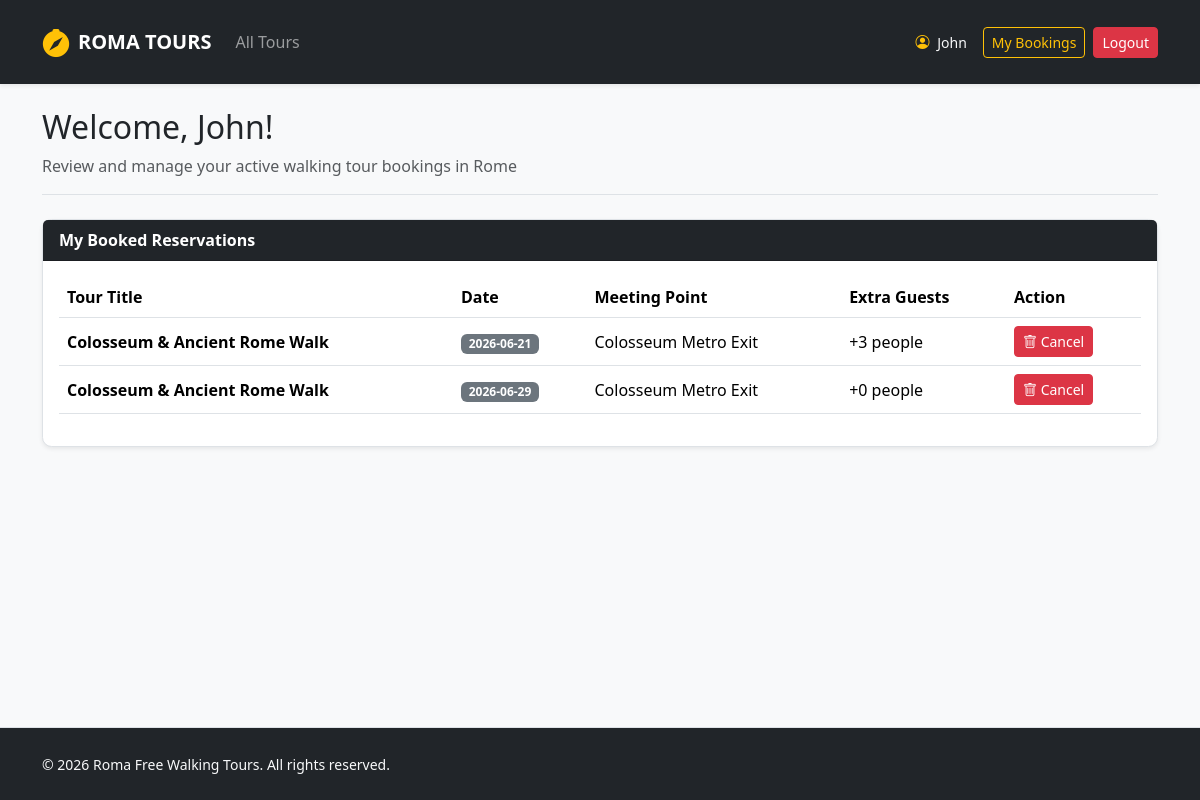
/participant/profile (signed in), run on an earlier commit of the app's database.
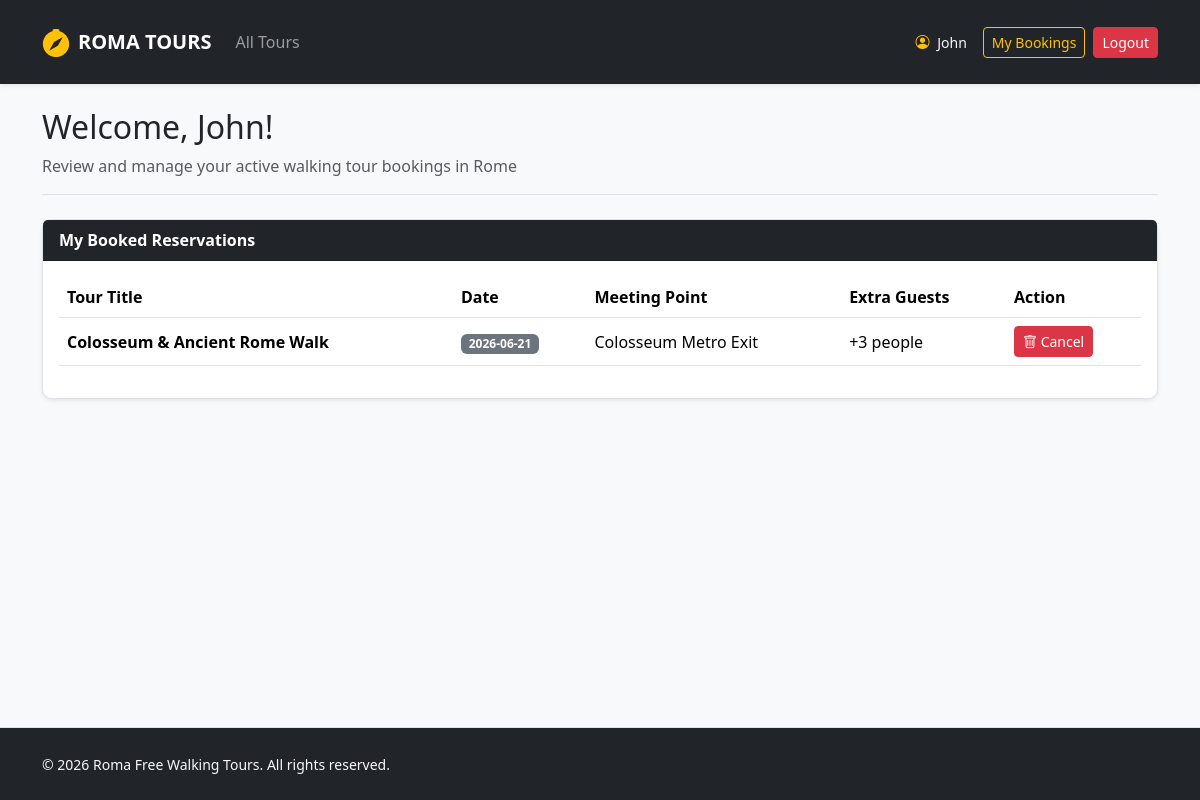
And on a later commit of the database.
### tables this page shows
CREATE TABLE users (
            id INTEGER PRIMARY KEY AUTOINCREMENT,
            name TEXT NOT NULL,
            surname TEXT NOT NULL,
            email TEXT UNIQUE NOT NULL,
            password TEXT NOT NULL,
            role TEXT CHECK(role IN ('guide', 'participant', 'administrator')) NOT NULL,
            languages TEXT
        );

CREATE TABLE reservations (
            id INTEGER PRIMARY KEY AUTOINCREMENT,
            tour_id INTEGER NOT NULL,
            participant_id INTEGER NOT NULL,
            tour_date TEXT NOT NULL,
            additional_count INTEGER DEFAULT 0,
            additional_names TEXT,
            FOREIGN KEY (tour_id) REFERENCES tours(id) ON DELETE CASCADE,
            FOREIGN KEY (participant_id) REFERENCES users(id) ON DELETE CASCADE
        );

CREATE TABLE tours (
            id INTEGER PRIMARY KEY AUTOINCREMENT,
            guide_id INTEGER NOT NULL,
            title TEXT NOT NULL,
            meeting_point TEXT NOT NULL,
            duration INTEGER NOT NULL,
            language TEXT NOT NULL,
            max_participants INTEGER NOT NULL,
            description TEXT NOT NULL,
            stops TEXT NOT NULL,
            photos TEXT NOT NULL,
            FOREIGN KEY (guide_id) REFERENCES users(id) ON DELETE CASCADE
        );

### routes/auth_routes.py (the view)
@auth_bp.route("/participant/profile")
@login_required
@participant_required
def profile_participant():
    from dao.reservations_dao import get_participant_reservations
    my_bookings = get_participant_reservations(current_user.id)
    return render_template("profile_participant.html", bookings=my_bookings)

### app.py (called while the page is built)
@login_manager.user_loader
def load_user(user_id):
    db_user = get_user_by_id(user_id)
    if db_user:
        return User(
            id=db_user["id"], name=db_user["name"], surname=db_user["surname"],
            email=db_user["email"], role=db_user["role"], languages=db_user["languages"]
        )
    return None

### dao/reservations_dao.py (called while the page is built)
def get_participant_reservations(p_part_id):
    query = """
        SELECT r.id as res_id, r.tour_date, r.additional_count, t.title, t.meeting_point
        FROM reservations r
        JOIN tours t ON r.tour_id = t.id
        WHERE r.participant_id = ?
    """
    conn = sqlite3.connect(DB_FILE_PATH)
    conn.row_factory = sqlite3.Row
    cursor = conn.cursor()
    cursor.execute(query, (p_part_id,))
    res = cursor.fetchall()
    cursor.close()
    conn.close()
    return res

### dao/users_dao.py (called while the page is built)
def get_user_by_id(p_id):
    query = "SELECT * FROM users WHERE id = ?"
    conn = sqlite3.connect("roma_tours.db")
    conn.row_factory = sqlite3.Row
    cursor = conn.cursor()
    cursor.execute(query, (p_id,))
    db_user = cursor.fetchone()
    cursor.close()
    conn.close()
    return db_user

### routes/auth_routes.py (called while the page is built)
def participant_required(f):
    @wraps(f)
    def decorated_function(*args, **kwargs):
        if not current_user.is_authenticated or current_user.role != 'participant':
            flash("Only participants can access this page.", "danger")
            return redirect(url_for("home"))
        return f(*args, **kwargs)
    return decorated_function

### templates/profile_participant.html (shortened to what this page needs)
{% extends 'base.html' %}
{% block content %}
<div class="col-12">
  <div class="mb-4 border-bottom pb-3">
    <h2>Welcome, {{ current_user.name }}!</h2>
    <p class="text-muted mb-0">Review and manage your active walking tour bookings in Rome</p>
  </div>
  <div class="card shadow-sm border">
    <div class="card-header bg-dark text-white fw-bold">My Booked Reservations</div>
    <div class="card-body">
      {% if bookings %}
      <div class="table-responsive">
        <table class="table table-hover align-middle">
          <thead>
            <tr>
              <th>Tour Title</th>
              <th>Date</th>
              <th>Meeting Point</th>
              <th>Extra Guests</th>
              <th>Action</th>
            </tr>
          </thead>
          <tbody>
            {% for b in bookings %}
            <tr>
              <td><strong>{{ b.title }}</strong></td>
              <td><span class="badge bg-secondary">{{ b.tour_date }}</span></td>
              <td>{{ b.meeting_point }}</td>
              <td>+{{ b.additional_count}} people</td>
              <td>
                <form action="{{ url_for('participant.cancel_booking', res_id=b.res_id) }}"
                      method="POST"
                      onsubmit="return confirm('Are you sure you want to cancel this booking?');">
                  <button type="submit" class="btn btn-danger btn-sm">
                    <i class="bi bi-trash"></i> Cancel
                  </button>
                </form>
              </td>
            </tr>
            {% endfor %}
          </tbody>
        </table>
      </div>
      {% else %}
      <div class="py-4 text-center text-muted">
         <i class="bi bi-calendar-check fs-2 mb-2 d-block text-secondary"></i>
         <p class="mb-0 small">You have no active tour reservations. Go to the home page to explore historical walks!</p>
      </div>
      {% endif %}
    </div>
  </div>
</div>
{% endblock %}

### templates/base.html (shortened to what this page needs)
<!DOCTYPE html>
<html lang="en">
<head>
  <link href="https://cdn.jsdelivr.net/npm/bootstrap@5.3.2/dist/css/bootstrap.min.css" rel="stylesheet">
  <link rel="stylesheet" href="https://cdn.jsdelivr.net/npm/bootstrap-icons@1.11.3/font/bootstrap-icons.min.css">
  <link rel="stylesheet" href="{{ url_for('static', filename='css/styles.css') }}">
</head>
<body class="d-flex flex-column min-vh-100">
  <header>
    <nav class="navbar navbar-expand-lg navbar-dark bg-dark shadow-sm py-3 mb-4">
      <div class="container">
        <a class="navbar-brand d-flex align-items-center fw-bold text-uppercase tracking-wider" href="{{ url_for('roma_tours') }}">
          <i class="bi bi-compass-fill me-2 text-warning fs-3"></i> Roma Tours
        </a>
        <div class="collapse navbar-collapse" id="mainNav">
          <ul class="navbar-nav me-auto mb-2 mb-lg-0">
            <li class="nav-item">
              <a class="nav-link {% if request.endpoint == 'home' %}active{% endif %}" href="{{ url_for('home') }}">All Tours</a>
            </li>
          </ul>
          <div class="d-flex align-items-center gap-2">
            {% if current_user.is_authenticated %}
              <span class="text-light me-2 small">
                <i class="bi bi-person-circle me-1 text-warning"></i> {{ current_user.name }}
              </span>
              {% if current_user.role == 'administrator' %}
                <a href="{{ url_for('auth.profile_admin') }}" class="btn btn-outline-warning btn-sm">Admin Dashboard</a>
              {% elif current_user.role == 'guide' %}
                <a href="{{ url_for('auth.profile_guide') }}" class="btn btn-outline-warning btn-sm">Guide Profile</a>
              {% else %}
                <a href="{{ url_for('auth.profile_participant') }}" class="btn btn-outline-warning btn-sm">My Bookings</a>
              {% endif %}
              <a href="{{ url_for('auth.logout') }}" class="btn btn-danger btn-sm">Logout</a>
            {% endif %}
          </div>
        </div>
      </div>
    </nav>
  </header>
  <main class="container flex-grow-1">
    <div class="row g-4">
      {% block content %}{% endblock %}
    </div>
  </main>
  <footer class="mt-auto border-top bg-dark text-light">
    <div class="container py-4">
      <div class="row align-items-center">
        <div class="col-12 col-md-6 text-center text-md-start">
          <span class="small">© 2026 Roma Free Walking Tours. All rights reserved.</span>
        </div>
      </div>
    </div>
  </footer>
</body>
</html>

### static/css/styles.css (style rules this page uses)
body { background-color: #f8f9fa; font-family: 'Segoe UI', Tahoma, Geneva, Verdana, sans-serif; font-size: 1rem; }
.card { border: none; border-radius: 0.6rem; transition: transform 0.2s ease, box-shadow 0.2s ease; }

What changed in the data, as far as the page shows it:
removed reservations: title "Colosseum & Ancient Rome Walk", tour_date "2026-06-29", meeting_point "Colosseum Metro Exit", additional_count "0"
